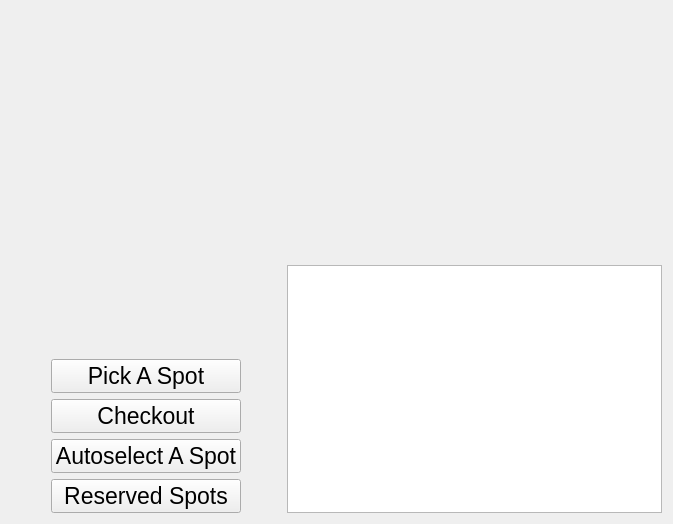
<?xml version="1.0" encoding="UTF-8"?>
<ui version="4.0">
 <class>Home</class>
 <widget class="QWidget" name="Home">
  <property name="geometry">
   <rect>
    <x>0</x>
    <y>0</y>
    <width>673</width>
    <height>524</height>
   </rect>
  </property>
  <property name="sizePolicy">
   <sizepolicy hsizetype="Expanding" vsizetype="Preferred">
    <horstretch>0</horstretch>
    <verstretch>0</verstretch>
   </sizepolicy>
  </property>
  <property name="sizeIncrement">
   <size>
    <width>200</width>
    <height>0</height>
   </size>
  </property>
  <property name="font">
   <font>
    <pointsize>17</pointsize>
   </font>
  </property>
  <property name="windowTitle">
   <string>Widget</string>
  </property>
  <layout class="QGridLayout" name="gridLayout_2">
   <item row="0" column="0">
    <layout class="QGridLayout" name="gridLayout">
     <item row="4" column="1">
      <widget class="QPushButton" name="checkoutButton">
       <property name="text">
        <string>Checkout</string>
       </property>
      </widget>
     </item>
     <item row="5" column="0">
      <spacer name="horizontalSpacer">
       <property name="orientation">
        <enum>Qt::Horizontal</enum>
       </property>
       <property name="sizeType">
        <enum>QSizePolicy::Minimum</enum>
       </property>
       <property name="sizeHint" stdset="0">
        <size>
         <width>40</width>
         <height>20</height>
        </size>
       </property>
      </spacer>
     </item>
     <item row="6" column="1">
      <widget class="QPushButton" name="reservedButton">
       <property name="enabled">
        <bool>true</bool>
       </property>
       <property name="text">
        <string>Reserved Spots</string>
       </property>
      </widget>
     </item>
     <item row="4" column="2" rowspan="2">
      <spacer name="horizontalSpacer_2">
       <property name="orientation">
        <enum>Qt::Horizontal</enum>
       </property>
       <property name="sizeType">
        <enum>QSizePolicy::Minimum</enum>
       </property>
       <property name="sizeHint" stdset="0">
        <size>
         <width>40</width>
         <height>20</height>
        </size>
       </property>
      </spacer>
     </item>
     <item row="5" column="1">
      <widget class="QPushButton" name="autoselectButton">
       <property name="enabled">
        <bool>true</bool>
       </property>
       <property name="text">
        <string>Autoselect A Spot</string>
       </property>
      </widget>
     </item>
     <item row="1" column="1">
      <widget class="QLabel" name="label">
       <property name="styleSheet">
        <string notr="true">image: url(:/ParkBird.png);</string>
       </property>
       <property name="text">
        <string/>
       </property>
      </widget>
     </item>
     <item row="2" column="1">
      <widget class="QPushButton" name="pickButton">
       <property name="enabled">
        <bool>true</bool>
       </property>
       <property name="text">
        <string>Pick A Spot</string>
       </property>
      </widget>
     </item>
    </layout>
   </item>
   <item row="0" column="1">
    <layout class="QVBoxLayout" name="verticalLayout">
     <item>
      <widget class="QCameraViewfinder" name="viewfinder" native="true">
       <property name="sizePolicy">
        <sizepolicy hsizetype="MinimumExpanding" vsizetype="MinimumExpanding">
         <horstretch>0</horstretch>
         <verstretch>0</verstretch>
        </sizepolicy>
       </property>
       <property name="maximumSize">
        <size>
         <width>500</width>
         <height>300</height>
        </size>
       </property>
      </widget>
     </item>
     <item>
      <widget class="QListWidget" name="listWidget">
       <property name="movement">
        <enum>QListView::Static</enum>
       </property>
       <property name="flow">
        <enum>QListView::TopToBottom</enum>
       </property>
      </widget>
     </item>
    </layout>
   </item>
  </layout>
  <zorder></zorder>
 </widget>
 <layoutdefault spacing="6" margin="11"/>
 <customwidgets>
  <customwidget>
   <class>QCameraViewfinder</class>
   <extends>QWidget</extends>
   <header>qcameraviewfinder.h</header>
   <container>1</container>
  </customwidget>
 </customwidgets>
 <resources/>
 <connections/>
</ui>
